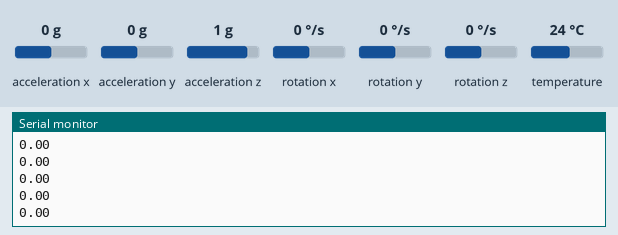
Simulated run of this sketch. Board: Arduino Uno, built with avr-gcc and run on an emulated ATmega328P. Parts: the last lines printed to the serial monitor. The test bench sets the inputs (shaded band); at power-on: acceleration y 0 g, acceleration z 1 g, acceleration x 0 g, rotation x 0 °/s, rotation y 0 °/s, rotation z 0 °/s, temperature 24 °C.

Above: at 1.2 s.
1.3 s: acceleration y set to -1.4 g
At 2.3 s:
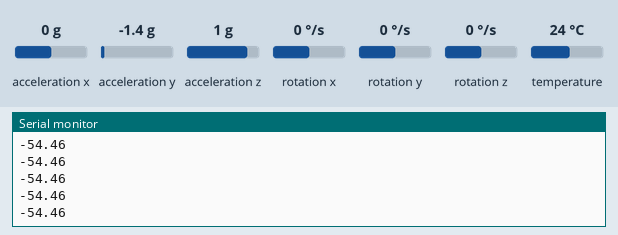
2.8 s: acceleration z set to -1.4 g
At 3.8 s:
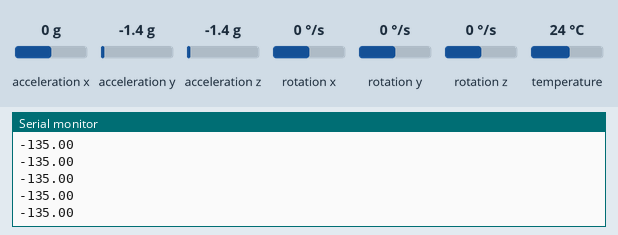
4.3 s: acceleration y set to -0.8 g
At 5.4 s:
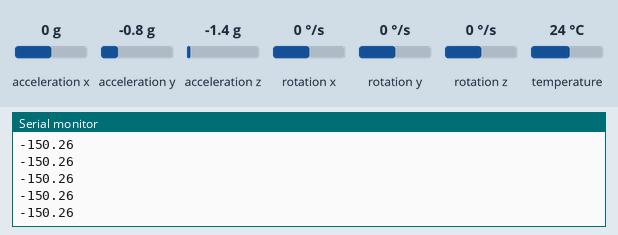
Timing chart, 0 to 7.3 s (numbered marks = the images above; inputs shaded):
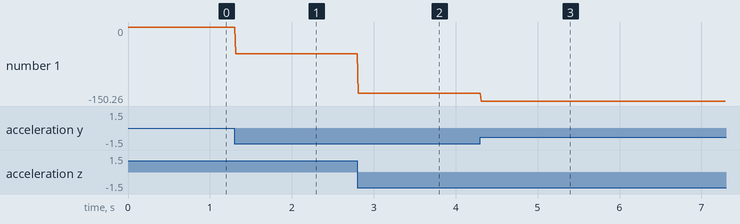

Measured:
- after the input at 1.3 s, the serial monitor: prints a new line at once (image 1)
- after the input at 2.8 s, the serial monitor: prints a new line at once (image 2)
- after the input at 4.3 s, the serial monitor: prints a new line at once (image 3)
- plotted number 1: 0 → -54.46 after the input at 1.3 s, -54.46 → -135 after the input at 2.8 s, -135 → -150.26 after the input at 4.3 s

The sketch:

segundo.ino.ino
```cpp
#include <Adafruit_MPU6050.h>
#include <Adafruit_Sensor.h>
#include <Wire.h>

Adafruit_MPU6050 mpu;

unsigned long lastTime = 0;
float anguloGyroX = 0.0;   // integración del giroscopio

void setup() {
  Serial.begin(115200);

  if (!mpu.begin()) {
    Serial.println("No se encontró el MPU6050, verifique conexiones!");
    while (1) {
      delay(10);
    }
  }

  // Configurar rangos
  mpu.setAccelerometerRange(MPU6050_RANGE_8_G);
  mpu.setGyroRange(MPU6050_RANGE_500_DEG);
  mpu.setFilterBandwidth(MPU6050_BAND_21_HZ);

  Serial.println("Ax, Ay, Az, Gx, Gy, Gz, Angulo_GyroX, Angulo_AccX");

  lastTime = millis();
}

void loop() {
  // Lectura de eventos
  sensors_event_t a, g, temp;
  mpu.getEvent(&a, &g, &temp);

  unsigned long currentTime = millis();
  float dt = (currentTime - lastTime) / 1000.0;  // Δt en segundos
  lastTime = currentTime;

  // 1. Aceleraciones (m/s^2)
  float ax = a.acceleration.x;
  float ay = a.acceleration.y;
  float az = a.acceleration.z;

  // 2. Giroscopios (deg/s)
  float gyroX_deg_s = g.gyro.x * RAD_TO_DEG;
  float gyroY_deg_s = g.gyro.y * RAD_TO_DEG;
  float gyroZ_deg_s = g.gyro.z * RAD_TO_DEG;

  // 3. Ángulo en eje X con giroscopio (integración)
  anguloGyroX += gyroX_deg_s * dt;

  // 4. Ángulo en eje X con acelerómetro
  float anguloAccX = atan2(ay, az) * RAD_TO_DEG;

  // Enviar por Serial (CSV)
  //Serial.print(ax); Serial.print(",");
  //Serial.print(ay); Serial.print(",");
  //Serial.print(az); Serial.print(",");
  //Serial.print(gyroX_deg_s); Serial.print(",");
  //Serial.print(gyroY_deg_s); Serial.print(",");
  //Serial.print(gyroZ_deg_s); Serial.print(",");
  //Serial.print(anguloGyroX); Serial.print(",");
  Serial.println(anguloAccX);

  delay(10); // ≈100 Hz
}
```
